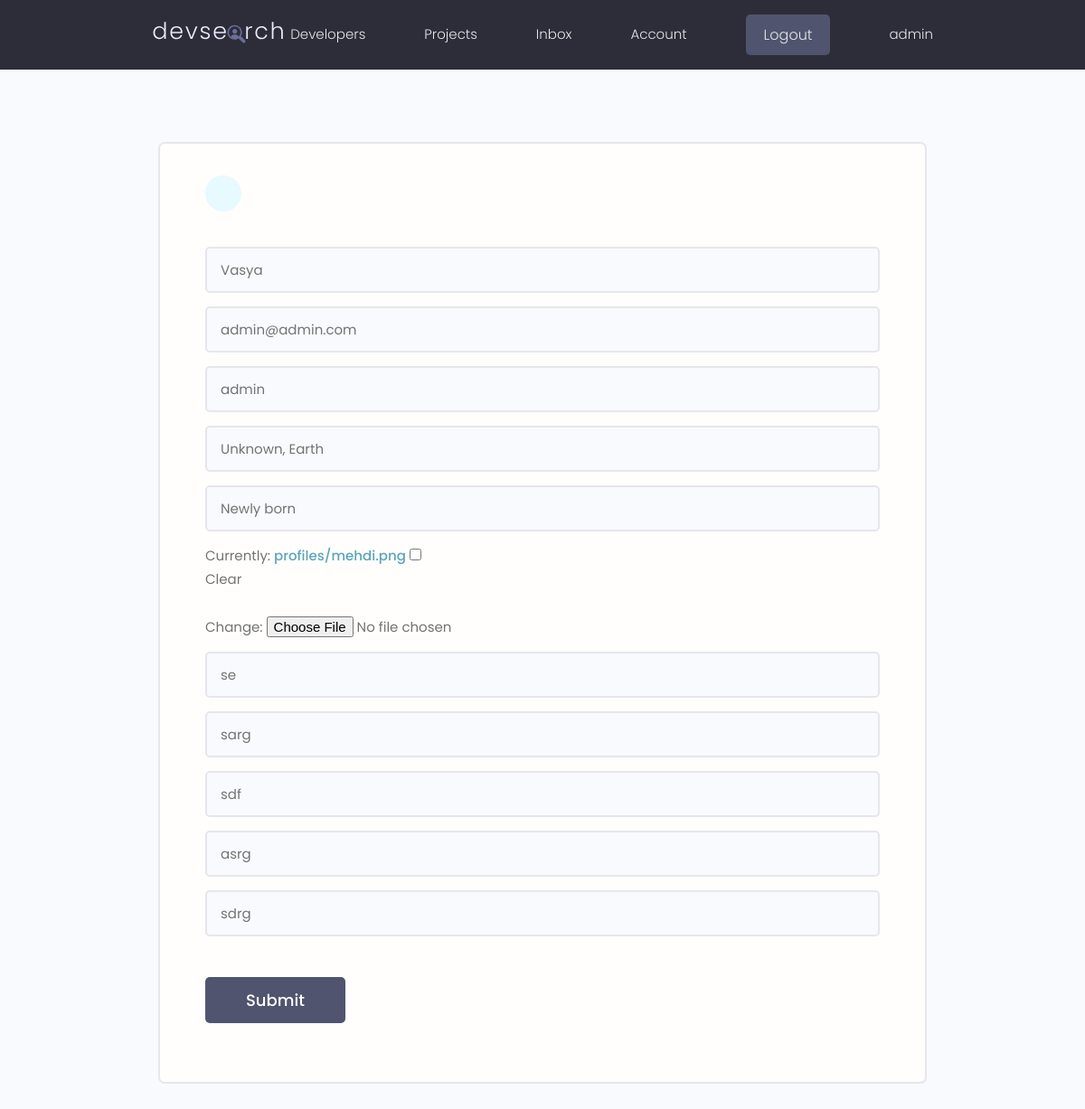
The app's page /edit-account/ (signed in), older data.
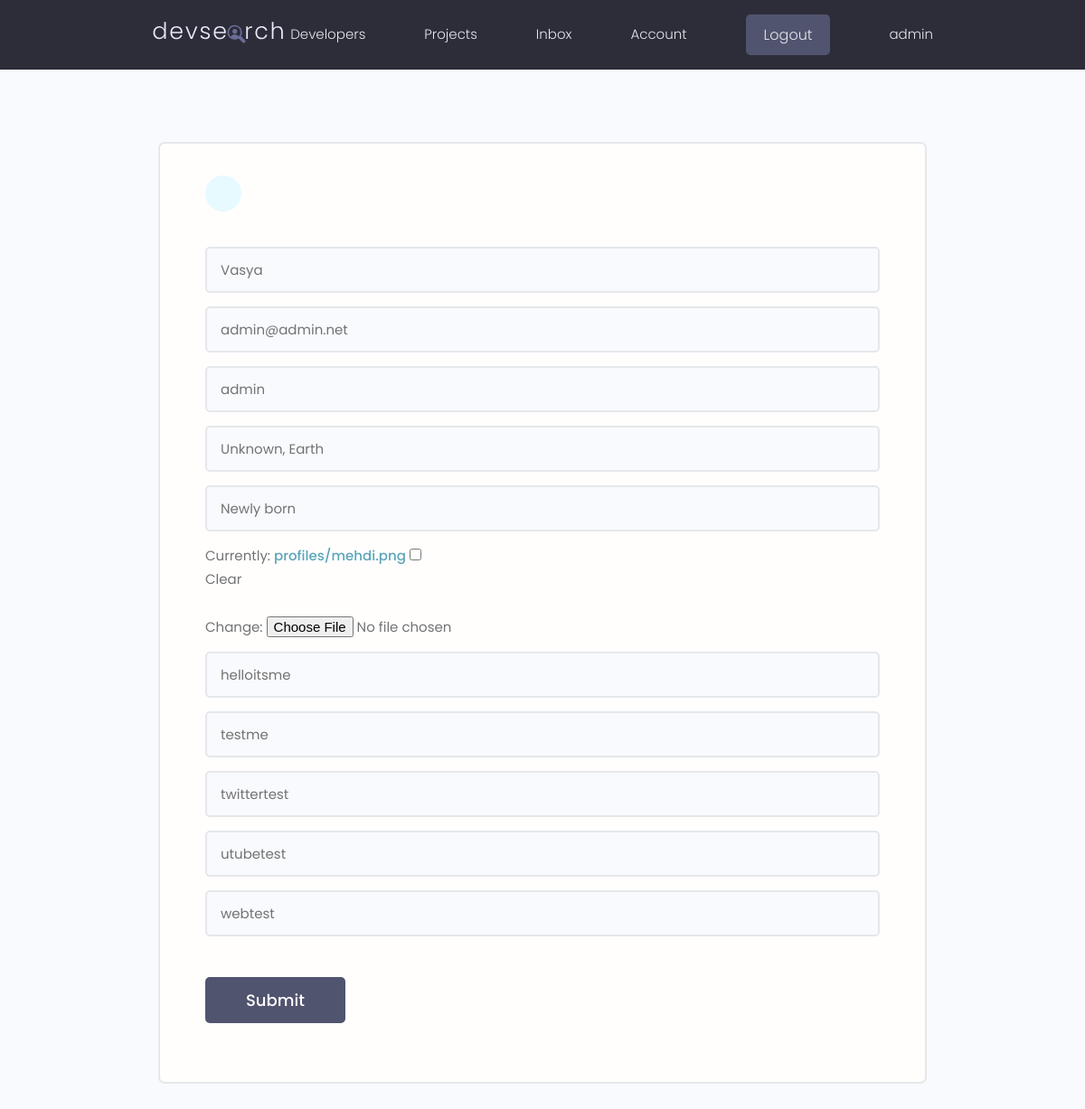
The same page, newer data.
### users/models.py (models this page shows, shortened)
class Profile(models.Model):
    user = models.OneToOneField(User, on_delete=models.CASCADE, blank=True, null=True)
    name = models.CharField(max_length=200, blank=True, null=True)
    email = models.EmailField(max_length=500, blank=True, null=True)
    username = models.CharField(max_length=200, blank=True, null=True)
    location = models.CharField(max_length=200, blank=True, null=True)
    short_intro = models.CharField(max_length=200, blank=True, null=True)
    bio = models.TextField(blank=True, null=True)
    profile_image = models.ImageField(
        blank=True,
        null=True,
        upload_to="profiles/",
        default="profiles/user-default.png",
    )
    social_github = models.CharField(max_length=200, blank=True, null=True)
    social_twitter = models.CharField(max_length=200, blank=True, null=True)
    social_linkedin = models.CharField(max_length=200, blank=True, null=True)
    social_youtube = models.CharField(max_length=200, blank=True, null=True)
    social_website = models.CharField(max_length=200, blank=True, null=True)
    created = models.DateTimeField(auto_now_add=True)
    id = models.UUIDField(
        default=uuid.uuid4, unique=True, primary_key=True, editable=False
    )

### users/views.py (the view)
# urls.py: path("edit-account/", views.editAccount, name="edit-account"),
@login_required(login_url='login')
def editAccount(request):
    profile = request.user.profile
    form = ProfileForm(instance=profile)
    if request.method == 'POST':
        form = ProfileForm(request.POST, request.FILES, instance=profile)
        if form.is_valid():
            form.save()
            return redirect('account')
    context = {"form": form}
    return render(request, "users/profile_form.html", context)

### users/forms.py
class ProfileForm(ModelForm):
    class Meta:
        model = Profile
        fields = ["name", "email", "username", 'location', 'short_intro', 'profile_image', 'social_github', 'social_linkedin', 'social_twitter', 'social_youtube', 'social_website']
    def __init__(self, *args, **kwargs):
        super(ProfileForm, self).__init__(*args, **kwargs)
        for name, field in self.fields.items():
            field.widget.attrs.update({"class": "input"})

### users/templates/users/profile_form.html (shortened to what this page needs)
{% extends 'main.html' %}
{% block content %}
<main class="formPage my-xl">
    <div class="content-box">
        <div class="formWrapper">
            <a class="backButton" href="#"></a>
            <br>
            <form class="form" method="POST" action="{% url 'edit-account' %}" enctype="multipart/form-data">
                {% for field in form %}
                <div class="form__field">
                    {{field}}
                </div>
                {% endfor %}
                <input class="btn btn--sub btn--lg  my-md" type="submit" value="Submit" />
            </form>
        </div>
    </div>
</main>
{% endblock content %}

### templates/main.html (shortened to what this page needs)
{% load static %}
<!DOCTYPE html>
<html lang="en">
<head>
    <link rel="stylesheet" href="https://cdn.iconmonstr.com/1.3.0/css/iconmonstr-iconic-font.min.css" />
    <link rel="stylesheet" href="{% static 'uikit/styles/uikit.css' %}" />
    <link rel="stylesheet" href="{% static 'styles/app.css' %}" />
</head>
<body>
    {% include 'navbar.html' %}
    {% block content %}
    {% endblock content %}
</body>
</html>

### templates/navbar.html (shortened to what this page needs)
{% load static %}
<header class="header">
    <div class="container container--narrow">
        <a href="{% url 'profiles' %}" class="header__logo">
            <img src="{% static 'images/logo.svg' %}" alt="DevSearch Logo" />
        </a>
        <nav class="header__nav">
            <ul class="header__menu">
                <li class="header__menuItem"><a href="{% url 'profiles' %}">Developers</a></li>
                <li class="header__menuItem"><a href="{% url 'projects' %}">Projects</a></li>
                <li class="header__menuItem"><a href="#">Inbox</a></li>
                {% if request.user.is_authenticated %}
                <li class="header__menuItem"><a href="{% url 'account' %}">Account</a></li>
                <li class="header__menuItem"><a href="{% url 'logout' %}" class="btn btn--sub">Logout</a></li>
                {% else %}
                <li class="header__menuItem"><a href="{% url 'login' %}" class="btn btn--sub">Login/Sign Up</a></li>
                {% endif %}
                <li class="header__menuItem"><a href="#">{{user.username}}</a></li>
            </ul>
        </nav>
    </div>
</header>

### static/styles/app.css (style rules this page uses)
:root { --color-sub: #2d2d39; }
.btn--sub { background-color: var(--color-sub-light); }
img { width: 100%; }
.content-box { width: 95%; max-width: 85rem; margin: 0 auto; }
.header { position: sticky; z-index: 111; background-color: var(--color-sub); padding: 1.5rem 0; }
.header > .container { display: flex; justify-content: space-between; align-items: center; }
.header__logo > img { height: 3.8rem; }
.header__nav > ul { display: inline-flex; align-items: center; list-style: none; gap: 6.5rem; }
.header__menuItem > a { color: var(--color-light); font-weight: 300; }
.backButton { background: var(--color-main-light); color: var(--color-main); width: 4rem; height: 4rem; display: flex; align-items: center; justify-content: center; border-radius: 50%; }
.formPage .formWrapper { list-style: none; background: var(--color-white); padding: 3.5rem 5rem; border: 2px solid var(--color-light); border-radius: 0.7rem; }

### static/uikit/styles/modules/_variables.css (style rules this page uses)
:root { --color-main: #5aa5b9; --color-main-light: #e6faff; --color-sub: #3f4156; --color-sub-light: #51546e; --color-sub-lighter: #ededfd; --color-text: #737373; --color-gray: #8b8b8b; --color-light: #e5e7eb; --color-light-gray: #767676; --color-bg: #f8fafd; --color-white: #fffefd; --color-white-light: #f3f3f3; --color-success: #359e64; --color-success-bg: #def8e8; --color-error: #fc4b0b; --color-error-bg: #fff2ee; --font-base: 'Poppins', arial, helvetica, 'Segoe UI', roboto, ubuntu, sans-serif; --font-monospace: 'Fira Code', 'Courier New', courier, monospace; --font-regular: 300; --font-medium: 500; --font-bold: 700; --generic-shadow: 1px 1px 5px #00000010; --generic-transition: all 0.3s ease-in-out; }

### static/uikit/styles/modules/_base.css (style rules this page uses)
* { margin: 0; padding: 0; box-sizing: border-box; text-rendering: optimizeLegibility; color: inherit; font-size: inherit; }
html { font-size: 50%; }
@media only screen and (min-width: 480px) { html { font-size: 56.25%; } }
@media only screen and (min-width: 1200px) { html { font-size: 62.5%; } }
body { line-height: 1.6; font-weight: 400; font-size: 1.5rem; color: var(--color-text); background-color: var(--color-bg); min-height: 100vh; }

### static/uikit/styles/modules/_typography.css (style rules this page uses)
* { font-family: var(--font-base); }
a { padding-bottom: 2px; text-decoration: none; display: inline-block; color: var(--color-main); font-weight: var(--font-medium); }

### static/uikit/styles/modules/_utilities.css (style rules this page uses)
.container { width: 92%; max-width: 165rem; margin: 0 auto; box-sizing: border-box; }
.container--narrow { width: 92%; max-width: 120rem; }
@media screen and (min-width: 1000px) { .container { width: 90%; } }
@media screen and (min-width: 1000px) { .container--narrow { width: 85%; } }
@media screen and (min-width: 1200px) { .container { width: 80%; } }
@media screen and (min-width: 1200px) { .container--narrow { width: 72%; } }
.my-md { margin: 3rem auto; }
.my-xl { margin: 8rem auto; }

### static/uikit/styles/modules/_button.css (style rules this page uses)
.btn { display: inline-block; position: relative; cursor: pointer; background-color: var(--color-light); font-weight: var(--font-medium); color: var(--color-sub); text-decoration: none; padding: 1rem 2rem; border-radius: 0.5rem; border: none; width: -webkit-fit-content; width: -moz-fit-content; width: fit-content; height: -webkit-fit-content; height: -moz-fit-content; height: fit-content; font-size: 1.6rem; outline-width: 0; outline-color: transparent; -webkit-backface-visibility: hidden; backface-visibility: hidden; transition: all 0.3s ease-in-out; }
.btn--sub { background-color: var(--color-sub); color: var(--color-white); }
.btn--lg { font-size: 1.8rem; padding: 1.2rem 4.5rem; }

### static/uikit/styles/modules/_form.css (style rules this page uses)
.form { display: block; }
.form__field { margin-top: 1.5rem; margin-bottom: 1.5rem; }
.form__label, .form__field > label { display: block; margin-bottom: 0.5rem; color: var(--color-text); }
input.input[type='text'], input.input[type='email'], input.input[type='password'], input.input[type='number'], textarea.input { min-width: 24rem; width: 100%; padding: 1.2rem 1.5rem; border-radius: 0.5rem; border: 2px solid var(--color-light); transition: all 0.3s ease-in-out; background-color: var(--color-bg); }

Row changes from the older to the newer data that the page shows:
changed Profile "Vasya": email "admin@admin.com" → "admin@admin.net"; social_github "se" → "helloitsme"; social_linkedin "sarg" → "testme"; social_twitter "sdf" → "twittertest"; social_youtube "asrg" → "utubetest"; social_website "sdrg" → "webtest"
